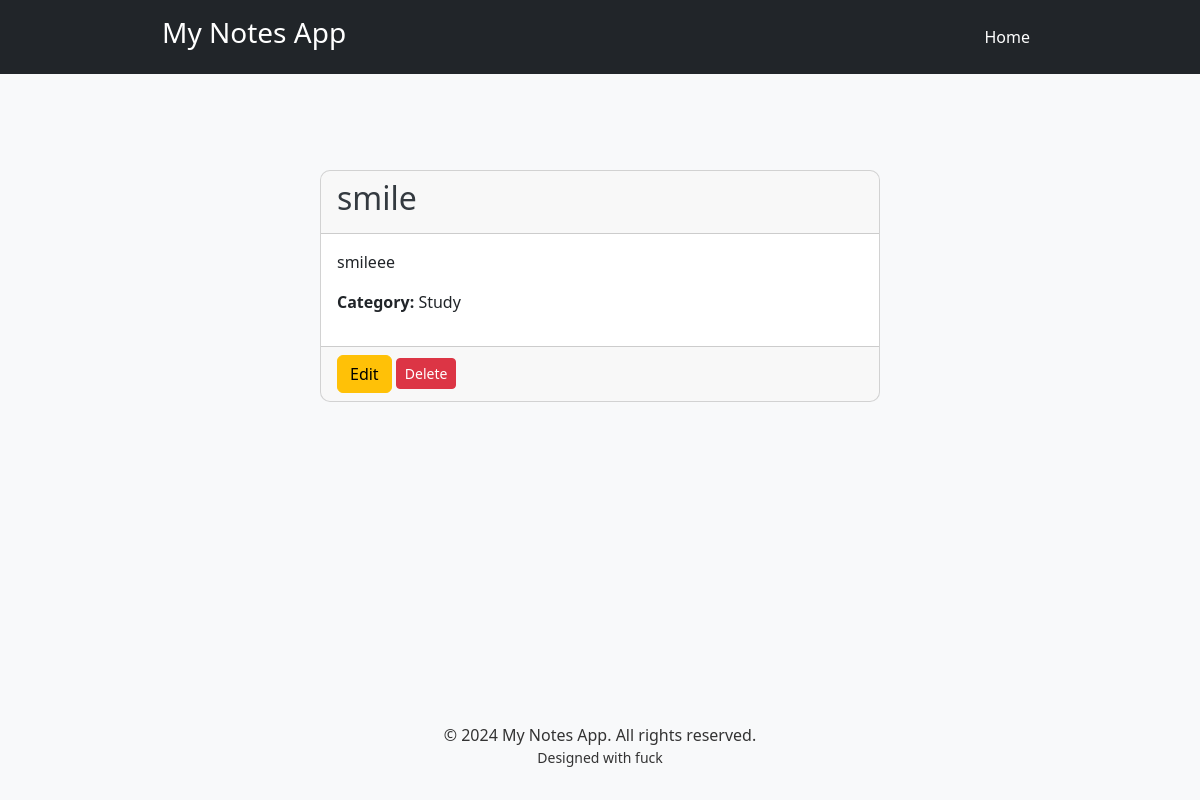
Page /12 on the committed database.
### app/models.py (models this page shows, shortened)
class Note(db.Model):
    __tablename__ = 'note'
    id = db.Column(db.Integer, primary_key=True)
    title = db.Column(db.String(200), nullable=False)
    content = db.Column(db.Text, nullable=False)
    category_id = db.Column(db.Integer, db.ForeignKey('category.id'), nullable=False)
    created_at = db.Column(db.DateTime, default=datetime.utcnow)

class Category(db.Model):
    __tablename__ = 'category'
    id = db.Column(db.Integer, primary_key=True)
    name = db.Column(db.String(100), unique=True, nullable=False)
    notes = db.relationship('Note', backref='category', lazy=True)

### app/routes/notes.py (the view)
@note_bp.route('/<int:id>', methods=['GET'])
def view_note(id):
    note = Note.query.get_or_404(id)
    return render_template('view_note.html', note=note)

### app/templates/view_note.html (shortened to what this page needs)
{% extends "base.html" %}
{% block content %}
<div class="container mt-5">
    <div class="row">
        <div class="col-md-8 offset-md-2">
            <div class="card">
                <div class="card-header">
                    <h2>{{ note.title }}</h2>
                </div>
                <div class="card-body">
                    <p>{{ note.content }}</p>
                    <p><strong>Category:</strong> {{ note.category.name }}</p>
                </div>
                <div class="card-footer">
                    <a href="{{ url_for('notes.edit_note', id=note.id) }}" class="btn btn-warning">Edit</a>
                    <form action="{{ url_for('notes.delete_note', id=note.id) }}" method="POST" style="display: inline;">
                        <button type="submit" class="btn btn-danger btn-sm" onclick="return confirm('Are you sure gay?');">Delete</button>
                    </form>
                </div>
            </div>
        </div>
    </div>
</div>
{% endblock %}

### app/static/style.css (style rules this page uses)
body { background-color: #f0f4f8; }
.card { border-radius: 10px; overflow: hidden; }
body { background-color: #f8f9fa ; }
.container { max-width: 900px; }
h2 { color: #343a40 }
.btn-warning { background-color: #ffc107; border-color: #ffc107; }
.btn-danger { background-color: #dc3545; border-color: #dc3545; }
.btn-warning { background-color: #ffc107; border-color: #ffc107; transition: background-color 0.3s ease; }
.btn-danger { background-color: #dc3545; border-color: #dc3545; transition: background-color 0.3s ease; }

### rows in the picture
Note: title "smile", content "smileee"
Category: category.name "Study"
